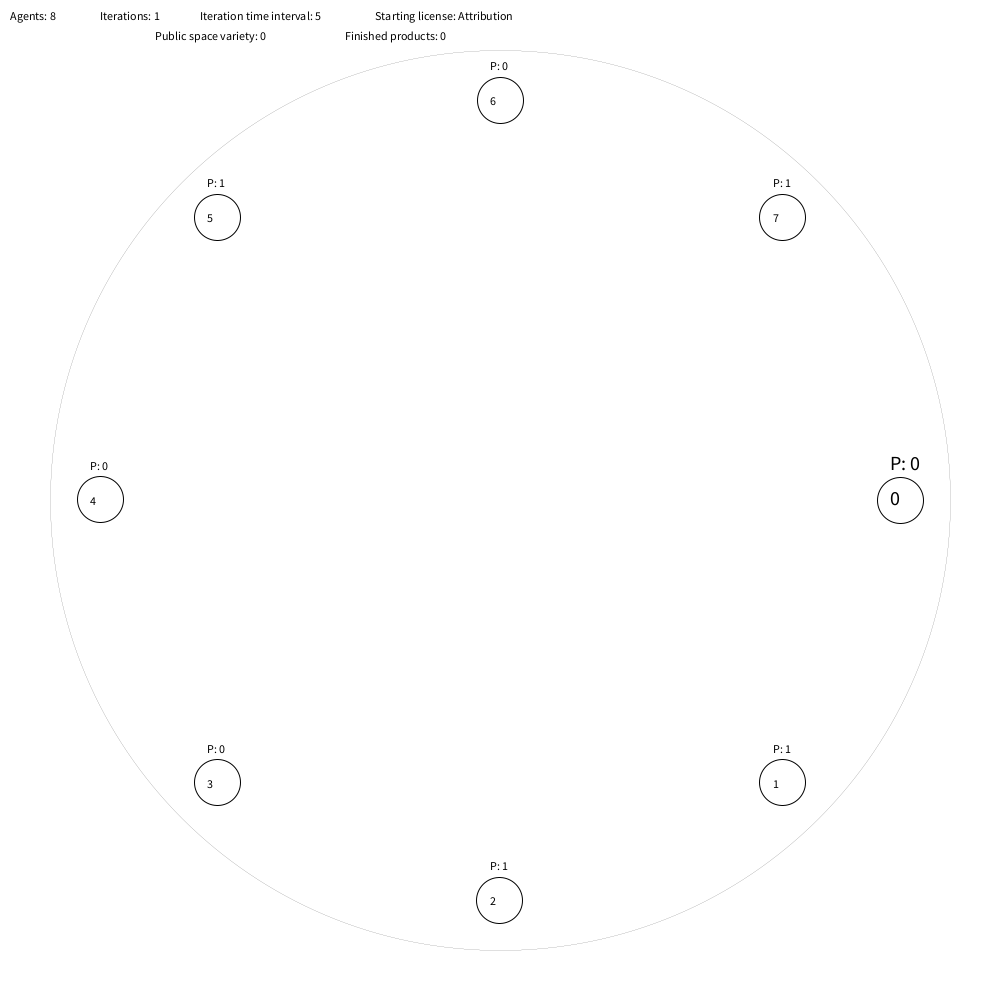
Frame 1 (no input)
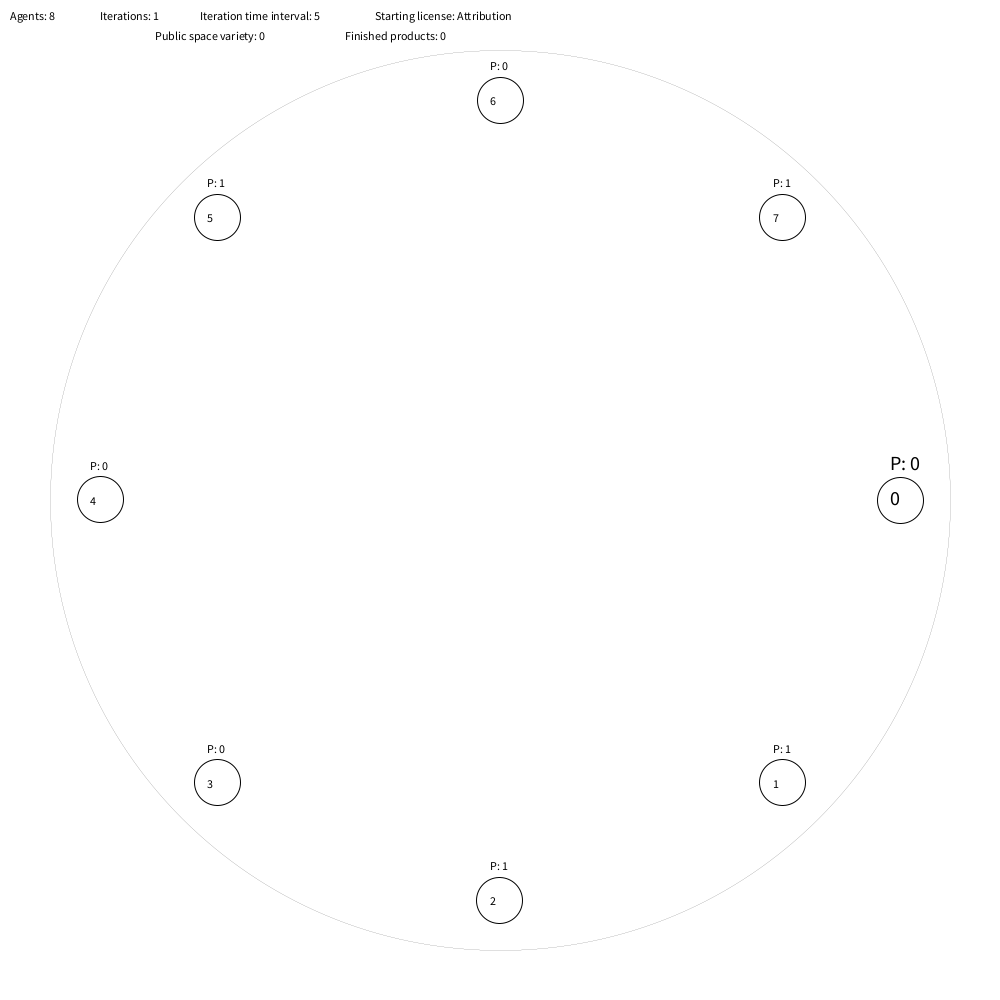
Frame 60 (the mouse pressed at the canvas centre just before this capture)
Frame 120 (the mouse held since frame 60 and released just before this capture): identical to frame 60, image omitted

The Processing sketch that drew these frames (run headless with seeded random() and noise(); from frame 60 on, the mouse is pressed at the canvas centre):

// Processing sketch: SocialTechABM
// ── SocialTechABM.pde
// TODO
/*
  new products get random license in case of non sharealike and noderivs license. Probably not realistic
 new products get a random added value, is this realistic?  
 how does commercial usage translate in value of product? we  may need some indicator of monetary value
 noderivs and nocommercial-noderivs are handled the same
 */

import java.util.Collections;

ArrayList<Product> FinishedProducts = new ArrayList<Product>();

int Iterations = 1; //well, iterations. 
int CurrentIteration = 0;
int IterationTime = 5; //frames
int AgentCount = 8; //laten we simpel beginnen (ofzo)
int AgentProductInit = 4; //number of agents that start with a product.
int PublicSpaceComplexity; //variety in available data
int GroupStrength; //strength of relations
int CurrentAgent = 0;
int ProductIDer = 0;
int SampleLicense = 0;

boolean PrintInfo = true;
boolean ShowIDs = true;
boolean Simulate = false;

ArrayList<Agent> Agents = new ArrayList<Agent>();
ArrayList<String> Licenses = new ArrayList<String>();

void setup()
{
  size(1000, 1000);

  Licenses.add("Attribution");
  Licenses.add("Attribution-ShareAlike");
  Licenses.add("Attribution-NoDerivs");
  Licenses.add("Attribution-NonCommercial");
  Licenses.add("Attribution-NonCommercial-ShareAlike");
  Licenses.add("Attribution-NonCommercial-NoDerivs");

  //Alles is attribution
  //2 zijn ShareAlike = alle dingen krijgen dus dezelfde ShareAlike, maar de content kan veranderen
  //2 zijn NoDerivs = alle content blijft hetzelfde,
  //3 zijn NonCommercial = content mag veranderen, maar de schommeling is lager.

  repopAgents();
}

void repopAgents()
{
  //reset id counter
  ProductIDer = 0;

  //grap some numbers for product assignment
  int[] ProductAgents = new int[AgentProductInit];

  for (int j = 0; j < AgentProductInit; j++) { 
    ProductAgents[j] = -1;
  }

  Agents = new ArrayList<Agent>();

  for (int y = 0; y < ProductAgents.length; y++)
  {
    boolean unique = false;
    int r = 0;

    while (!unique)
    {
      r = int(random(0, AgentCount));
      boolean present = false;

      for (int x  = 0; x < ProductAgents.length; x++)
      {
        if (ProductAgents[x] == r)
        {
          //zit al in de lijst, breek.
          present = true;
          break;
        }
      }

      if (!present)
        unique = true;
    }

    ProductAgents[y] = r;
  }

  for (int u = 0; u < AgentCount; u++)
  {    
    Agent a = new Agent(u, false);

    //assign products if number equals a different number
    for (int n = 0; n < ProductAgents.length; n++)
    {
      if (u == ProductAgents[n])
      {
        a = new Agent(u, true);
        break;
      }
    }    

    Agents.add(a);
  }
}

Product evaluateSourceLicense(Agent B, Agent A)
{
  ArrayList<Product> Prods = B.Products;

  //grab a random for now
  Product source = Prods.get(int(random(0, Prods.size())));

  int License = source.License;
  boolean present = false;
  Product np = null;

  switch(License)
  {
  case 0: //Attribution
    int ne = int(random(0, 5));  
    np = new Product(ne, ProductIDer); //use whatever license
    np.Value = source.Value + int(random(50, 150));
    ProductIDer++;
    break;
  case 1: //Attribution-ShareAlike
    np = new Product(source.License, ProductIDer);
    np.Value = source.Value + int(random(50, 150));
    ProductIDer++;
    break;
  case 2: //Attribution-NoDerivs
    //check if this product is already in list of new agent
    present = false;
    for (int i = 0; i < A.Products.size(); i++)
    {
      if (A.Products.get(i).ID == source.ID)
        present = true;
    }
    
    if (!present)
    {
      np = new Product(source.License, source.ID);
      np.Value = source.Value;
    } else
    {            
      for (int p = 0; p < B.Products.size(); p++)
      {  
        int Bid = B.Products.get(p).ID;
        //bestaat deze al in de target?
        boolean intarget = false;
        for (int o = 0; o < A.Products.size(); o++)
        {
          if (A.Products.get(o).ID == Bid)
          {            
            intarget = true;
            break;
          }
        }

        if (!intarget)
        {
          np = new Product(B.Products.get(p).License, B.Products.get(p).ID);
          np.Value = B.Products.get(p).Value;
          break;
        }
      }
    }
    break;
  case 3: //Attribution-NonCommercial   
    np = new Product(int(random(0, 5)), ProductIDer); //use whatever license
    np.Value = source.Value + int(random(50, 100)); //iets minder value, 
    ProductIDer++;
    break;
  case 4: //Attribution-NonCommercial-ShareAlike
    np = new Product(source.License, ProductIDer);
    np.Value = source.Value + int(random(50, 100)); //iets minder value,
    ProductIDer++;
    break;
  case 5: //Attribution-NonCommercial-NoDerivs
    //check if this product is already in list of new agent
    present = false;
    for (int i = 0; i < A.Products.size(); i++)
    {
      if (A.Products.get(i).ID == source.ID)
        present = true;
    }

    if (!present)
    {
      np = new Product(source.License, source.ID);
      np.Value = source.Value;
    } else
    {            
      for (int p = 0; p < B.Products.size(); p++)
      {  
        int Bid = B.Products.get(p).ID;
        //bestaat deze al in de target?
        boolean intarget = false;
        for (int o = 0; o < A.Products.size(); o++)
        {
          if (A.Products.get(o).ID == Bid)
          {
            intarget = true;
            break;
          }
        }

        if (!intarget)
        {
          np = new Product(B.Products.get(p).License, B.Products.get(p).ID);
          np.Value = B.Products.get(p).Value;
          break;
        }
      }
    }
    break;
  }

  return np;
}

Agent returnRandomAgentWithProduct(int self) //prevent returning self
{
  ArrayList<Integer> indices = new ArrayList<Integer>();
  for (int u = 0; u < Agents.size(); u++)
  {
    if (Agents.get(u).Products.size() != 0 && Agents.get(u).ID != self)
    {
      indices.add(u);
    }
  }

  Collections.shuffle(indices);

  return Agents.get(indices.get(0));
}

void CheckForFinished()
{
  for (int y = 0; y < Agents.size(); y ++)
  {
    for (int x = 0; x < Agents.get(y).Products.size(); x++)
    {
      if (Agents.get(y).Products.get(x).Value > 850)
      {
        //throw in finished works
        FinishedProducts.add(Agents.get(y).Products.get(x));
        Agents.get(y).Products.remove(x);
      }
    }
  }
}

void Simulate()
{
  CheckForFinished();
  
  boolean NoProductsDispensed = true;
  
  for (int i = 0; i < AgentCount; i++)
  {
    //make every agent take stuff from other agents
    Agent A = Agents.get(i);

    //hier moet dus een kans komen dat er verder word gewerkt aan iets wat bestaand

    //find product
    Agent B = returnRandomAgentWithProduct(A.ID);
    //println("Agent " + A.ID + " is takin " + B.ID + "s shit");

    //evaluate license
    Product P = evaluateSourceLicense(B, A);
    if(P != null)
    {
      A.Products.add(P);
      NoProductsDispensed = false;
    }         

    A.UpdateValue();
  }
  
  CurrentIteration++;
  
  if(NoProductsDispensed)
    println("No products were dispensed, end of test run / 100% convergence?");
  
  if (CurrentIteration == Iterations)  
  {
    Simulate = false;
    CurrentIteration = 0;

    // set complexity and also thing values
  }
}

void draw()
{
  background(255);  

  fill(0);

  textSize(12);

  text("Agents: " + AgentCount, 10, 20);
  text("Iterations: " + Iterations, 100, 20);
  text("Iteration time interval: " + IterationTime, 200, 20);
  text("Starting license: " + Licenses.get(SampleLicense), 375, 20);  

  if (Simulate)  
    text("Current iteration: " + CurrentIteration, 10, 40);

  text("Public space variety: " + PublicSpaceComplexity, 155, 40);
  text("Finished products: " + FinishedProducts.size(), 345, 40);

  ellipseMode(CENTER);

  strokeWeight(1);
  stroke(0);

  fill(255);

  float AngleFrag = PI * 2 / AgentCount;
  for (int i = 0; i < AgentCount; i++ )
  {
    float a = AngleFrag * i;

    float x = (width / 2) + (400 * cos(a));
    float y = (width / 2) + (400 * sin(a));

    fill(255);
    ellipse(x, y, 50 - (AgentCount / 2), 50  - (AgentCount / 2));

    if (ShowIDs)
    {
      fill(0);
      if (i == CurrentAgent)
        textSize(20);
      else
        textSize(12);

      text(i, x-10, y+5);
      text("P: " + Agents.get(i).Products.size(), x-10, y-30);
    }
  }

  //public space complexity, strokewidth
  strokeWeight(PublicSpaceComplexity);
  fill(0, 0, 0, 0);
  ellipse(width / 2, height / 2, 900, 900);

  //overal group strength
  //wat hier?

  if (Simulate && frameCount % IterationTime == 0)  
    Simulate();
}

void keyPressed()
{
  switch(key)
  {
  case 'd':
    PrintInfo = (PrintInfo) ? false : true;
    break;
  case 'q':
    Simulate = true;
    break;
  case '[':
    if (AgentCount > 10)
      AgentCount -= 10;

    repopAgents();
    break;
  case ']':
    AgentCount += 10;
    repopAgents();
    break;
  case '-':
    if (AgentCount > 0)
      AgentCount--;

    repopAgents();
    break;
  case '=':
    AgentCount++;    
    repopAgents();
    break;
  case 'o':
    if (Iterations > 0)
      Iterations --;
    break;
  case 'p':
    Iterations++;
    break;
  case 'k':
    if (IterationTime > 0)
      IterationTime --;
    break;
  case 'l':
    IterationTime++;
    break;
  case 'n':
    ShowIDs = (ShowIDs) ? false : true;
    break;
  case '.':
    if (SampleLicense < 5)
      SampleLicense++;

    repopAgents();
    break;
  case ',':
    if (SampleLicense > 0)
      SampleLicense--;

    repopAgents();
    break;
  }

  switch(keyCode)
  {
  case 39: //->
    if (CurrentAgent != Agents.size() - 1)
      CurrentAgent++;
    else
      CurrentAgent = 0;
    break;
  case 37: //<-
    if (CurrentAgent != 0)
      CurrentAgent--;
    else
      CurrentAgent = Agents.size() - 1;
    break;
  case 32:
    Agents.get(CurrentAgent).PrintProduct();
    break;
  }
}
// ── Agent.pde
public class Agent
{
  int ID;
  ArrayList<Product> Products; // 0 is geen property (kan een agent meerdere properties hebben?)
  int TotalValue;
  //int[] Relations; 

  Agent(int _id, boolean _product)
  {
    ID = _id;

    Products = new ArrayList<Product>();    
    
    if (_product)
    {
      Product p = new Product(SampleLicense, ProductIDer);
      Products.add(p);
      ProductIDer++;
    }
  }
  
  public void UpdateValue()
  {
    TotalValue = 0;
    for(int u = 0; u < Products.size(); u++)
    {
      TotalValue += Products.get(u).Value;
    }
  }
  
  public void PrintProduct()
  {
    println("Products of Agent " + ID);
    if(Products.size() != 0)
    {
      for(int i = 0; i < Products.size(); i++)
      {
        println(i + ": " + Products.get(i).Value + " " + Licenses.get(Products.get(i).License) + " ID: " + Products.get(i).ID);
      }
    }
    else
      println("No products");
  }
}
// ── License.pde
class License 
{
  int ID;
  String Name;
  
}
// ── Product.pde
public class Product
{
  int ID;  
  int Value;
  
  public int License;
  int OriginAgent;
  
  Product(int _l, int _id)
  {
    License = _l;
    Value = 500;
    ID = _id;
  }
}
